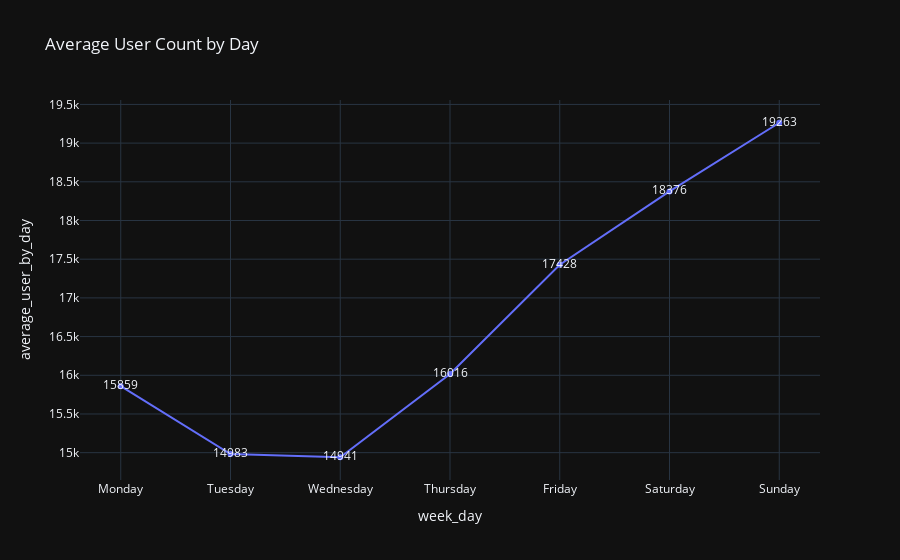

The notebook cell saved with this chart:
### Markdown cell above
<a id = '5.0'></a>
<p style = "font-size : 25px; color : #000000 ; font-family : 'Times New Roman'; text-align : left;">
<strong>Customer's Activity increases from thursday to sunday</strong></p>

### Code cell
week_activity = (activity.groupby('week_day')
                 ['num_of_unique_users'].agg(['mean'])
                 .round()
                 .astype('uint32')
                 .rename(columns={'mean':'average_user_by_day'})
                 .reset_index()
                 )
week_activity = sort_week(week_activity, 'week_day')
print(week_activity)


fig = px.line(week_activity, x='week_day', y='average_user_by_day', text='average_user_by_day', title="Average User Count by Day", template='plotly_dark')
fig.update_xaxes(tickmode='linear')

### Figure 1 — Plotly figure (JSON) as saved in the notebook; plotly's stock layout.template omitted (floating-point values rounded to 4 significant figures)
{"data": [{"hovertemplate": "week_day=%{x}<br>average_user_by_day=%{text}<extra></extra>", "legendgroup": "", "line": {"color": "#636efa", "dash": "solid"}, "marker": {"symbol": "circle"}, "mode": "lines+text+markers", "name": "", "orientation": "v", "showlegend": false, "text": [15859, 14983, 14941, 16016, 17428, 18376, 19263], "type": "scatter", "x": ["Monday", "Tuesday", "Wednesday", "Thursday", "Friday", "Saturday", "Sunday"], "xaxis": "x", "y": [15859, 14983, 14941, 16016, 17428, 18376, 19263], "yaxis": "y"}], "layout": {"legend": {"tracegroupgap": 0}, "title": {"text": "Average User Count by Day"}, "xaxis": {"anchor": "y", "domain": [0, 1], "tickmode": "linear", "title": {"text": "week_day"}}, "yaxis": {"anchor": "x", "domain": [0, 1], "title": {"text": "average_user_by_day"}}}}
